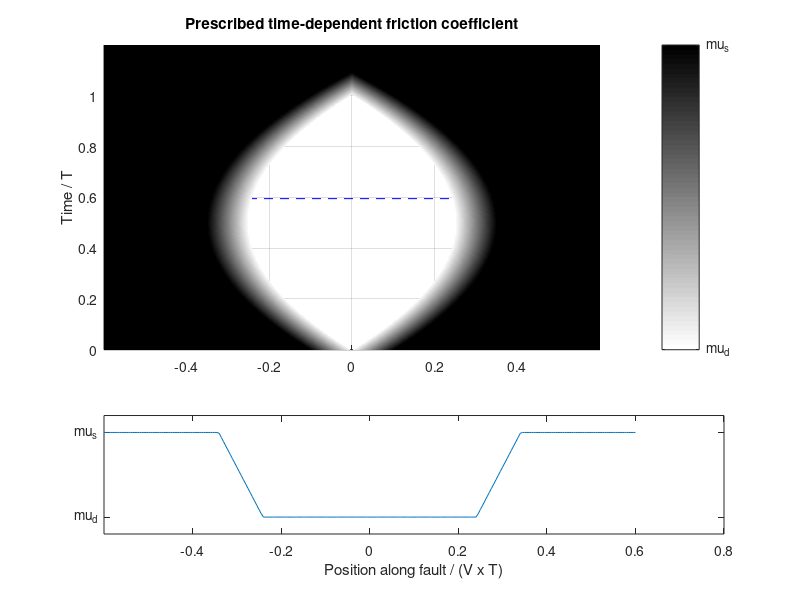

The MATLAB script that drew this image:
% plot describing the nucleation procedure kind = 2 in &BC_DYNFLT_TWF 
% expansion followed by contraction of a time-weakening region
% as in Andrews and Ben-Zion (JGR 1997, eqs 2)

subplot(3,1,[1 2])
L = 0.1;
x=[-0.6:0.005:0.6];
t=[0:0.005:1.2];
[T,X]=meshgrid(t,x);
r = t.*(1-t);
R = (abs(X)- repmat( r, length(x),1))/L;
MU = max( R, 0);
MU = min( MU, 1);
surf(X,T,MU)
view(2)
shading interp
axis([min(x) max(x) min(t) max(t)])
ylabel('Time / T')
title('Prescribed time-dependent friction coefficient')
%title('(\mu - \mu_d) /(\mu_s-\mu_d)')
% inverted colormap (to avoid spurious white edges)
map=colormap('gray');map=map(end:-1:1,:); colormap(map)
h=colorbar;
set(h,'YTick',[0 1],'YTickLabel',{'mu_d' 'mu_s'});
% sorry, no easy way to use LaTeX in labels ! 
% (but see format_labels and tick2tex in Matlab Central File Exchange)

k=floor(length(t)/2);
line([min(x) max(x)], [1 1 ]*t(k), 'LineStyle','--','Color','b');

subplot(3,1,3)
plot(x,MU(:,k))
%axis([min(x) max(x) -0.2 1.2])
axis([min(x) 0.8 -0.2 1.2])
xlabel('Position along fault / (V x T)')
set(gca,'YTick',[0 1],'YTickLabel',{'mu_d' 'mu_s'});
